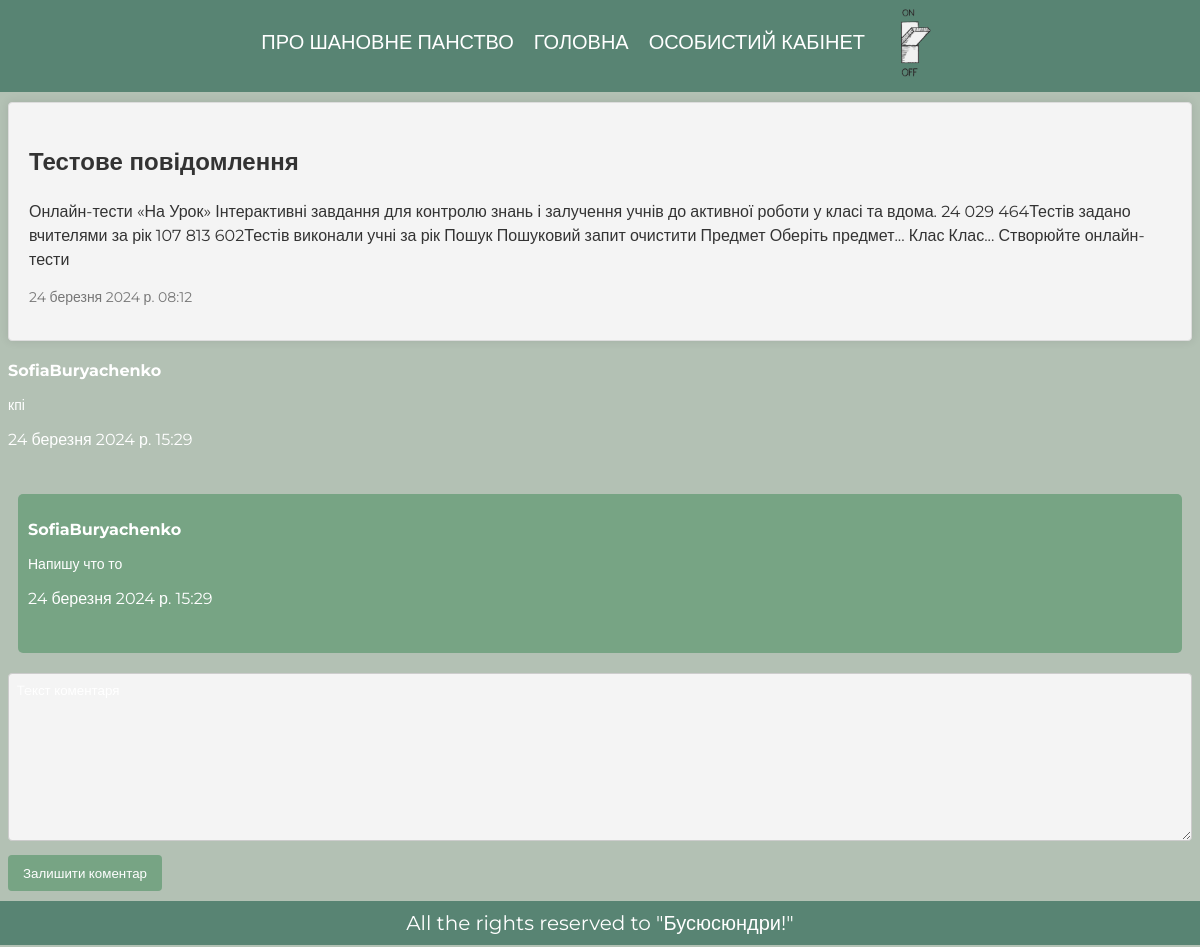
Page /2/ (signed in) on the committed database.
### app/models.py (models this page shows, shortened)
class Article(models.Model):
    article_title = models.CharField('назва новини', max_length=200)
    article_text = models.TextField('текст новини')
    pub_date = models.DateTimeField('дата публікації')
    class Meta():
      verbose_name = 'Новина'
      verbose_name_plural = 'Новини'

class Comment(models.Model):
    article = models.ForeignKey(Article, on_delete=models.CASCADE)
    author = models.ForeignKey(settings.AUTH_USER_MODEL, on_delete=models.CASCADE)
    comment_text = models.TextField('текст коментаря')
    created_at = models.DateTimeField(auto_now_add=True)
    class Meta:
        verbose_name = 'Коментар'
        verbose_name_plural = 'Коментарі'

class User(AbstractUser):
    money = models.IntegerField('Респани', blank=True, default=0)
    profession = models.CharField('професія', blank=False, max_length=50, default="Шановний Пан")
    date_birth = models.DateTimeField(blank=True, null=True, verbose_name="День народження")

### app/views.py (the view)
# urls.py: path('<int:article_id>/', views.detail, name='detail'),
@login_required
def detail(request, article_id):
    try:
      a = Article.objects.get(id = article_id)
    except:
      raise Http404("Не знайдено")
    latest_comments_list = a.comment_set.order_by('-id')
    return render(request, 'app/detail.html', {'article': a, 'latest_comments_list':latest_comments_list})

### app/templates/app/detail.html (shortened to what this page needs)
{% extends 'app/base.html' %}
{% load static %}
{% block main %}
<section class="article">
  <p class="article_title">{{article.article_title}}</p>
  <p class="article_text">{{article.article_text}}</p>
  <p class="pub_date">{{article.pub_date}}</p>
</section>
<!-{% if latest_comments_list %}
{% for c in latest_comments_list %}
  <div class="comment">
    <p class="author_name">{{ c.author.username }}</p>
    <p class="comment_text">{{ c.comment_text }}</p>
    <p class="created_at">{{ c.created_at }}</p>
    <br>
  </div>
{% endfor %}
{% else %}
Тут поки немає коментарів, будь першим!
{% endif %}
<form class="input_form" action="{% url 'leave_comment' article.id %}" method="POST">
<textarea class="input_text" name="text" required="" placeholder="Teкст коментаря" cols="30" rows="10"></textarea>
<br>
<button class="input_button" type="submit">Залишити коментар</button>
</form>
{% endblock %}

### app/static/css/detail.css (style rules this page uses)
:root { --background-color: #f4f4f4; --text-color: #081B1C; --article-background: #f4f4f4; --article-border: 1px solid #ddd; --article-shadow: 0 0 10px rgba(0, 0, 0, 0.1); --article-title-color: #333; --article-text-color: #333; --pub-date-color: #777; --latest-comments-background: #f4f4f4; --latest-comments-border: 1px solid #ddd; --latest-comments-shadow: 0 0 10px rgba(0, 0, 0, 0.1); --author-name-color: #ffffff; --comment-text-color: #ffffff; --input-element-border: 1px solid #ccc; --input-button-bg: #77a484; --input-button-text-color: white; --comment-background: #77a484; }
.article { margin-bottom: 20px; padding: 20px; background-color: var(--article-background); border: var(--article-border); border-radius: 4px; box-shadow: var(--article-shadow); }
.article_title { font-size: 24px; font-weight: bold; color: var(--article-title-color); }
.article_text { font-size: 16px; line-height: 1.5; color: var(--article-text-color); }
.pub_date { font-size: 14px; color: var(--pub-date-color); }
.author_name { font-weight: bold; color: var(--author-name-color); }
.comment_text { font-size: 14px; color: var(--comment-text-color); margin-bottom: 10px; }
.input_form { margin-top: 20px; }
.input_text { width: 100%; padding: 8px; margin-bottom: 10px; box-sizing: border-box; border: var(--input-element-border); border-radius: 4px; color: var(--text-color); }
.input_text { background-color:var(--article-background); color: var(--text-color); }
.input_button { background-color: var(--input-button-bg); color: var(--input-button-text-color); padding: 10px 15px; border: none; border-radius: 4px; cursor: pointer; font-family: 'Montserrat', sans-serif; }
.input_text::placeholder { font-family: 'Montserrat', sans-serif; color: var(--text-color); }
.comment { background-color: var(--comment-background); padding: 10px; border-radius: 5px; margin: 10px; }

### app/static/css/styles.css (style rules this page uses)
[data-theme="light"] { --background-color: var(--background-color-light); --text-color: var(--text-color-light); --link-color: var(--link-color-light); --header-background-color: var(--header-background-color-light); --book-color: var(--book-color-light); --busu-background: var(--busu-background-light); --background-color-menu: var(--background-color-menu-light); --background-color-menu-hover: var(--background-color-menu-hover-light); --background-image: var(--background-image-light); --input-button-bg: var(--input-button-bg-light); --input-button-text-color: var(--input-button-text-color-light); }
html { height: 100%; width: 100%; overflow-x: hidden; }
body { background-color: var(--background-color); color: var(--text-color); font-family: 'Montserrat', sans-serif; }

### rows in the picture
Article: article_title "Тестове повідомлення", article_text "Онлайн-тести «На Урок» Інтерактивні завдання для контролю знань і залучення учнів до активної роботи у класі та вдома. 24 029 464Тестів задано вчителями за рік 107 813 602Тестів виконали учні за рік Пошук Пошуковий запит очистити Предмет Оберіть предмет... Клас Клас... Створюйте онлайн-тести", pub_date "24 березня 2024 р. 08:12"
Comment: author.username "SofiaBuryachenko", comment_text "кпі", created_at "24 березня 2024 р. 15:29"
Comment: author.username "SofiaBuryachenko", comment_text "Напишу что то", created_at "24 березня 2024 р. 15:29"
